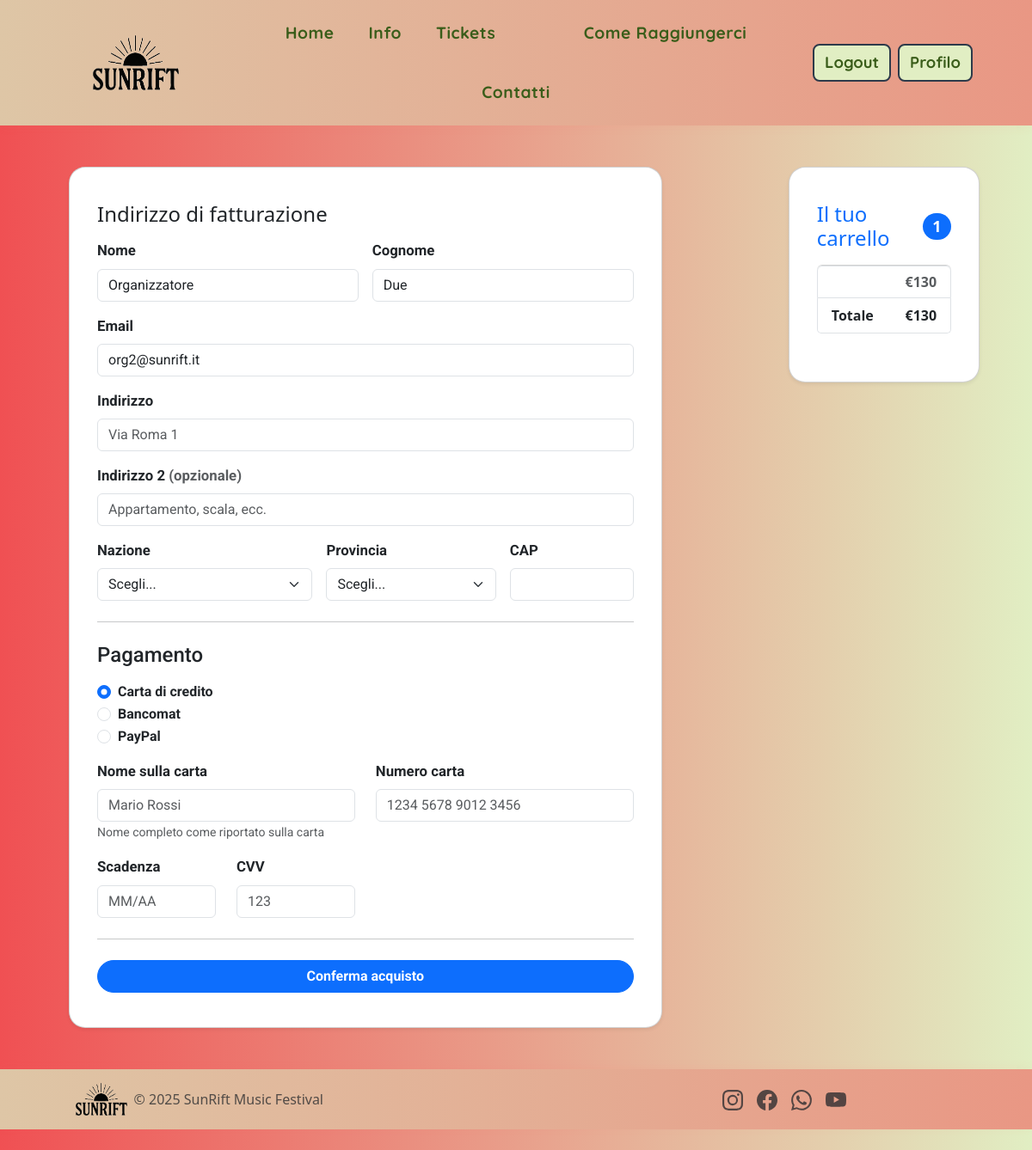
Page /buy-ticket (signed in) on the committed database.
### tables this page shows
CREATE TABLE "Utenti" (
	"ID"	INTEGER,
	"Nome"	TEXT NOT NULL,
	"Cognome"	TEXT NOT NULL,
	"Email"	TEXT NOT NULL,
	"Password"	TEXT NOT NULL,
	"Ruolo"	INTEGER NOT NULL DEFAULT 0,
	"TicketID"	INTEGER,
	PRIMARY KEY("ID" AUTOINCREMENT)
);

### app.py (the view)
@app.route('/buy-ticket')
@login_required
def buy_ticket_page():
    return render_template('buy_ticket.html', p_utente=current_user)

### app.py (called while the page is built)
@login_manager.user_loader
def load_user(user_id):
    user_data = utenti_dao.get_user_by_id(user_id)
    if user_data:
        return User(
            id=user_data['id'],
            email=user_data['email'],
            password=user_data['password'],
            nome=user_data['nome'],
            cognome=user_data['cognome'],
            ruolo=user_data['ruolo']
        )
    return None

### utenti_dao.py (called while the page is built)
def get_user_by_id(user_id):
    query = "SELECT * FROM Utenti WHERE ID = ?"
    conn = sqlite3.connect('sunrift.db')
    cursor = conn.cursor()
    cursor.execute(query, (user_id,))
    user_data = cursor.fetchone()
    conn.close()
    if user_data:
        return {
            'id': user_data[0],
            'nome': user_data[1],
            'cognome': user_data[2],
            'email': user_data[3],
            'password': user_data[4],
            'ruolo': user_data[5]
        }
    return None

### templates/buy_ticket.html (shortened to what this page needs)
{% extends "base_template.html" %}
{% block extra_head %}
<link rel="stylesheet" href="static/styles/buy_ticket_styles.css">
{% endblock %}
{% block content %}
<div class="row g-5">
    <div class="col-md-5 col-lg-4 order-md-last">
        <div class="card shadow-sm p-4 mb-4 buy-ticket-card">
            <h4 class="d-flex justify-content-between align-items-center mb-3"> <span class="text-primary">Il tuo
                    carrello</span>
                <span class="badge bg-primary rounded-pill">1</span>
            </h4>
            <ul class="list-group mb-3">
                <li class="list-group-item d-flex justify-content-between lh-sm">
                    <span class="text-body-secondary fw-bold">
                        {% if p_pass == 'daily' %}€50{% elif p_pass == '2days' %}€90{% else %}€130{% endif %}
                    </span>
                </li>
                <li class="list-group-item d-flex justify-content-between">
                    <span class="fw-bold">Totale</span>
                    <strong>
                        {% if p_pass == 'daily' %}€50{% elif p_pass == '2days' %}€90{% else %}€130{% endif %}
                    </strong>
                </li>
            </ul>
        </div>
    </div>
    <div class="col-md-7 col-lg-8">
        <div class="card shadow-sm p-4 mb-4 buy-ticket-card">
            <h4 class="mb-3">Indirizzo di fatturazione</h4>
            <form class="needs-validation buy-ticket-form" novalidate method="post"
                action="{{ url_for('buy_ticket_confirm') }}">
                <div class="row g-3">
                    <div class="col-sm-6"> <label for="firstName" class="form-label">Nome</label> <input type="text"
                            class="form-control" id="firstName" name="firstName" placeholder=""
                            value="{{ p_utente.nome }}" required>
                    </div>
                    <div class="col-sm-6"> <label for="lastName" class="form-label">Cognome</label> <input type="text"
                            class="form-control" id="lastName" name="lastName" placeholder=""
                            value="{{ p_utente.cognome }}" required>
                    </div>
                    <div class="col-12"> <label for="email" class="form-label">Email</label> <input type="email"
                            class="form-control" id="email" name="email" placeholder="tuo@email.com"
                            value="{{ p_utente.email }}" required>
                    </div>
                    <div class="col-12"> <label for="address" class="form-label">Indirizzo</label> <input type="text"
                            class="form-control" id="address" name="address" placeholder="Via Roma 1" required>
                    </div>
                    <div class="col-12"> <label for="address2" class="form-label">Indirizzo 2 <span
                                class="text-body-secondary">(opzionale)</span></label> <input type="text"
                            class="form-control" id="address2" name="address2" placeholder="Appartamento, scala, ecc.">
                    </div>
                    <div class="col-md-5"> <label for="country" class="form-label">Nazione</label> <select
                            class="form-select" id="country" name="country" required>
                            <option value="">Scegli...</option>
                        </select>
                    </div>
                    <div class="col-md-4"> <label for="state" class="form-label">Provincia</label> <select
                            class="form-select" id="state" name="state" required>
                            <option value="">Scegli...</option>
                        </select>
                    </div>
                    <div class="col-md-3"> <label for="zip" class="form-label">CAP</label> <input type="text"
                            class="form-control" id="zip" name="zip" placeholder="" required pattern="^[0-9]{5}$"
                            maxlength="5" minlength="5">
                    </div>
                </div>
                <hr class="my-4">
                <h4 class="mb-3">Pagamento</h4>
                <div class="my-3">
                    <div class="form-check"> <input id="credit" name="paymentMethod" type="radio"
                            class="form-check-input" value="credit" checked required> <label class="form-check-label"
                            for="credit">Carta di credito</label> </div>
                    <div class="form-check"> <input id="debit" name="paymentMethod" type="radio"
                            class="form-check-input" value="debit" required> <label class="form-check-label"
                            for="debit">Bancomat</label> </div>
                    <div class="form-check"> <input id="paypal" name="paymentMethod" type="radio"
                            class="form-check-input" value="paypal" required> <label class="form-check-label"
                            for="paypal">PayPal</label> </div>
                </div>
                <div class="row gy-3">
                    <div class="col-md-6">
                        <label for="cc-name" class="form-label">Nome sulla carta</label>
                        <input type="text" class="form-control" id="cc-name" name="cc-name" placeholder="Mario Rossi"
                            required>
                        <small class="text-body-secondary">Nome completo come riportato sulla carta</small>
                    </div>
                    <div class="col-md-6">
                        <label for="cc-number" class="form-label">Numero carta</label>
                        <input type="text" class="form-control" id="cc-number" name="cc-number"
                            placeholder="1234 5678 9012 3456" required pattern="^[0-9]{16}$" maxlength="16"
                            minlength="16">
                    </div>
                    <div class="col-md-3">
                        <label for="cc-expiration" class="form-label">Scadenza</label>
                        <input type="text" class="form-control" id="cc-expiration" name="cc-expiration"
                            placeholder="MM/AA" pattern="^(0[1-9]|1[0-2])\/[0-9]{2}$" maxlength="5" required>
                    </div>
                    <div class="col-md-3">
                        <label for="cc-cvv" class="form-label">CVV</label>
                        <input type="text" class="form-control" id="cc-cvv" name="cc-cvv" placeholder="123" required
                            pattern="^[0-9]{3}$" maxlength="3" minlength="3">
                    </div>
                </div>
                <hr class="my-4">
                <button class="w-100 btn btn-primary btn-lg" type="submit">Conferma acquisto</button>
            </form>
        </div>
    </div>
</div>
{% endblock %}

### static/styles/template_style.css (style rules this page uses)
body { background: linear-gradient(to right, #f05053, #e1eec3); }

### static/styles/buy_ticket_styles.css (style rules this page uses)
.buy-ticket-form, .buy-ticket-form * { font-family: 'Roboto', Arial, sans-serif !important; }
.form-label, .form-check-label, button.btn, .btn-primary, .btn-secondary { font-weight: 700; }
.form-check-label { color: #212529 !important; }
.form-label { font-size: 1.05rem; }
.btn-primary, .btn-secondary { border-radius: 2rem; font-size: 1rem; padding: 0.4rem 1.2rem; }
.card.buy-ticket-card { padding: 2.5rem 2rem !important; margin: 1.5rem 2.5rem; border-radius: 1.2rem; }
.row.g-5 { display: flex; flex-wrap: nowrap; margin-left: 1rem; margin-right: 1rem; gap: 1.2rem !important; align-items: flex-start; }
.col-md-5.col-lg-4.order-md-last { flex: 0 0 30%; max-width: 35%; min-width: 240px; }
.col-md-7.col-lg-8 { flex: 0 0 70%; max-width: 75%; min-width: 320px; }

### rows in the picture
Utenti: firstName "Organizzatore", lastName "Due", email "org2@sunrift.it"
